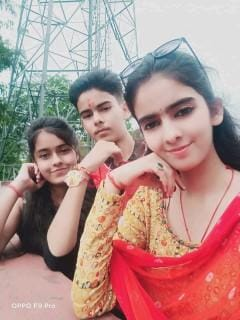
#> input picture group1.jpeg, 240 x 320 px
$ python photo.py
#> lines starting #> are read from the running program, lines starting #| are printed output that depends on the picture; after the words box and inside, x2 and y2 are one past the last pixel; in counts of white or black regions, pixels touching at a corner belong together
import cv2

trainedData = cv2.CascadeClassifier('haarcascade_frontalface_default.xml')

img = cv2.imread('group1.jpeg')
#> img is the input picture: shape (320, 240, 3); mean B, G, R 139.6, 143.3, 178.8

grayimg = cv2.cvtColor(img, cv2.COLOR_BGR2GRAY)
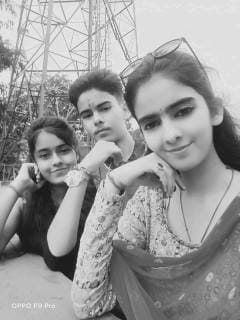
#> grayimg: shape (320, 240); min 12, max 249, mean 153.5

faceCoordinates = trainedData.detectMultiScale(grayimg)
#> faceCoordinates = [[29, 132, 55, 55], [69, 89, 57, 57], [122, 82, 92, 92]]

for i in range(0,3):
    x,y,w,h = faceCoordinates[i]
    cv2.rectangle(img, (x,y), (x+w, y+h), (0, 0, 255), 2)
#> this loop made 3 passes
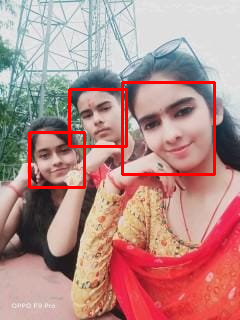
#> img: shape (320, 240, 3); 3.12% of pixels changed, all inside (x1, y1, x2, y2) = (28, 81, 216, 189)

cv2.imshow('group photo', img)
cv2.waitKey()

print('END OF PROGRAM')

$ run again, with group2.jpeg copied over group1.jpeg
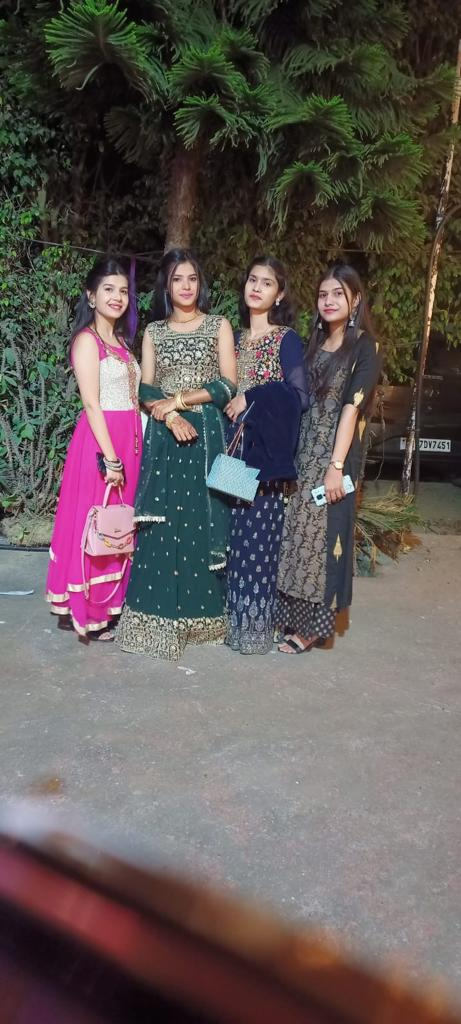
#> input picture group2.jpeg, 461 x 1024 px
#> img is the input picture: shape (1024, 461, 3); mean B, G, R 86.1, 88, 97
#> `grayimg = cv2.cvtColor(img, cv2.COLOR_BGR2GRAY)`:
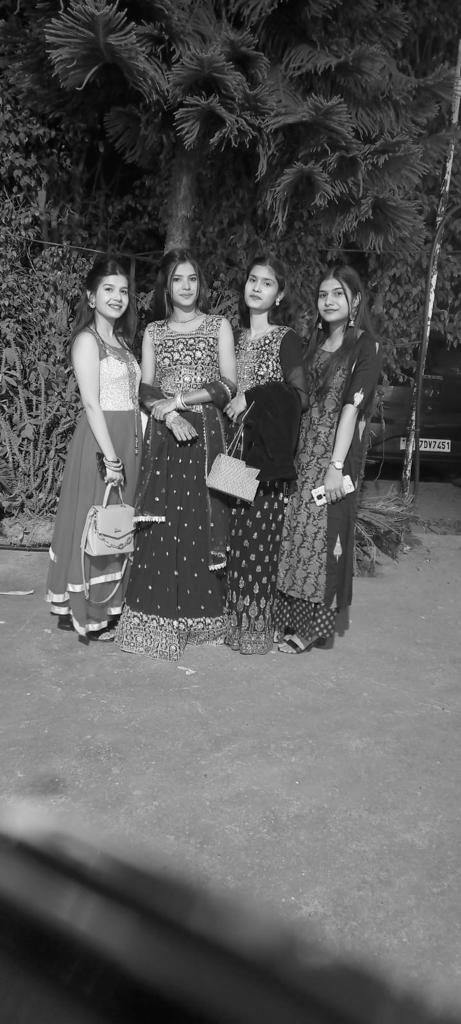
#> grayimg: shape (1024, 461); min 0, max 255, mean 90.5
#> faceCoordinates = [[165, 264, 40, 40], [93, 273, 46, 46], [308, 276, 46, 46], [236, 264, 47, 47]]
#> the loop `for i in range(0,3):` made 3 passes
#> after the loop `for i in range(0,3):`:
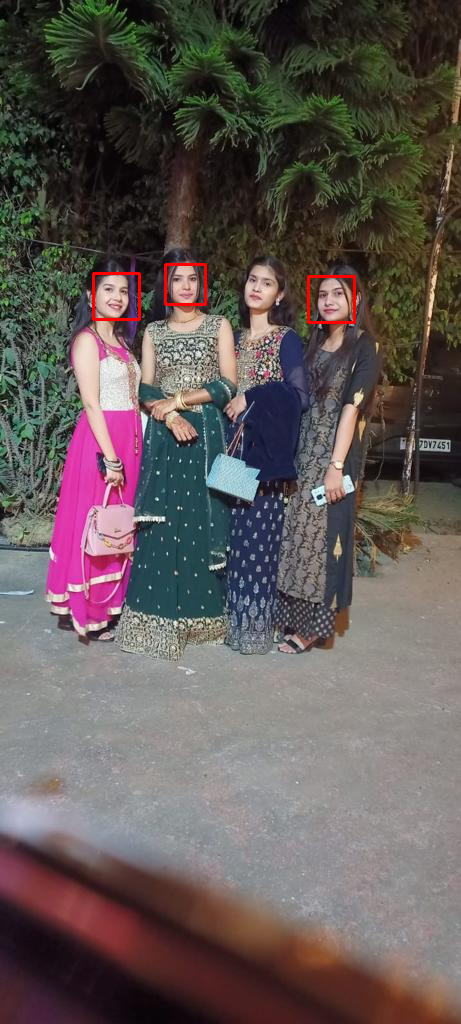
#> img: shape (1024, 461, 3); 0.33% of pixels changed, all inside (x1, y1, x2, y2) = (92, 263, 356, 324)
